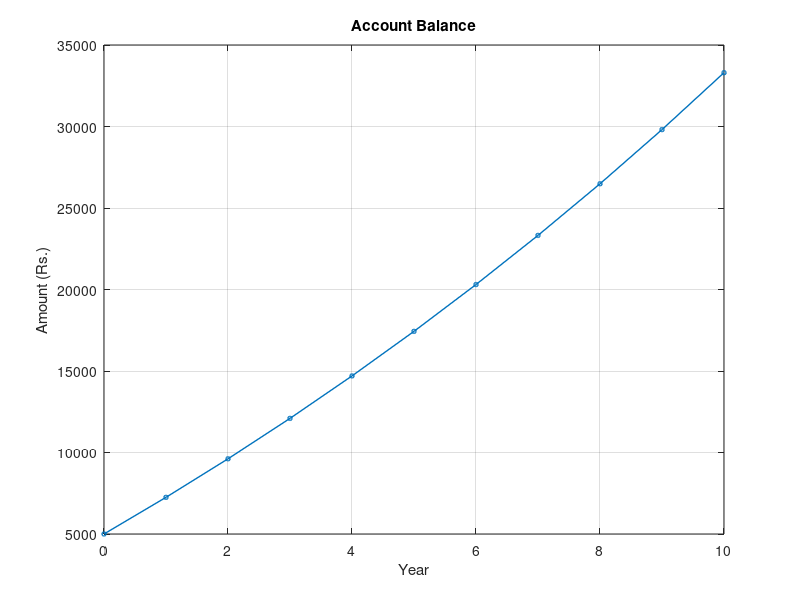

MATLAB code to generate this figure:
% Clear Command History
history -c

% Clear the Workspace
clear all

% Clear the Command Window
clc

% Define the variables
initial_deposit = 5000 %In Rupees
annual_deposit = 2000  %In Rupees
interest_rate = 0.05   %Yearly Based
num_years = 10         %Deposit Period

% Initialize the account balance array
balance = zeros(1, num_years+1)
balance(1) = initial_deposit

% Set the balance for the first year
balance(2) = initial_deposit * (1 + interest_rate) + annual_deposit

% Loop through the remaining years
for year = 3:num_years+1
    balance(year) = balance(year - 1) * (1 + interest_rate) + annual_deposit
end

% Draw a Figure
years = 0:num_years
plot(years, balance, '-o', 'LineWidth', 1, 'MarkerSize', 3)
xlabel('Year')
ylabel('Amount (Rs.)')
title('Account Balance')
grid on
